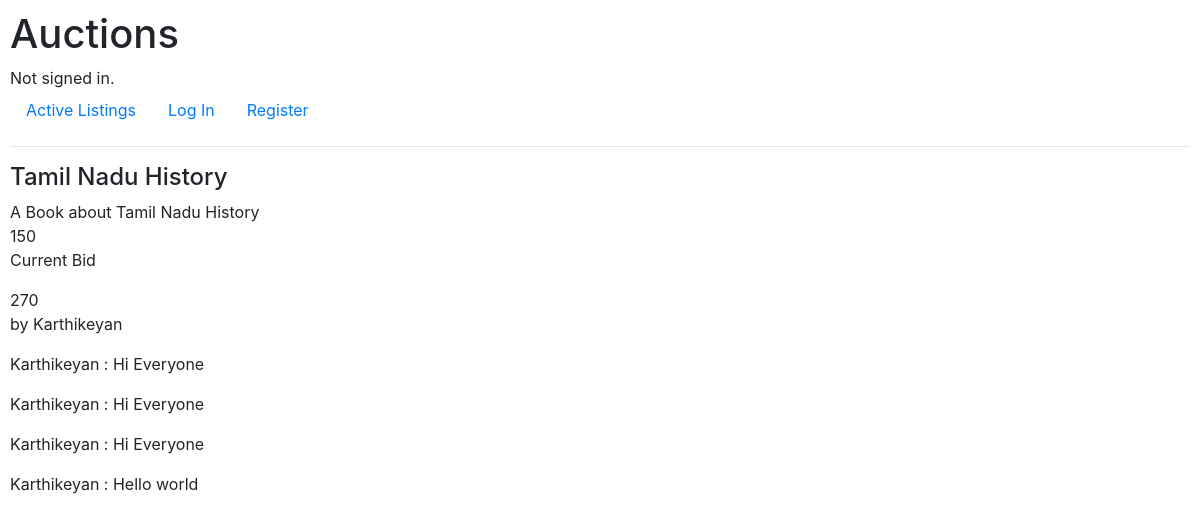
Page /listing/Tamil Nadu History on the earlier database version.
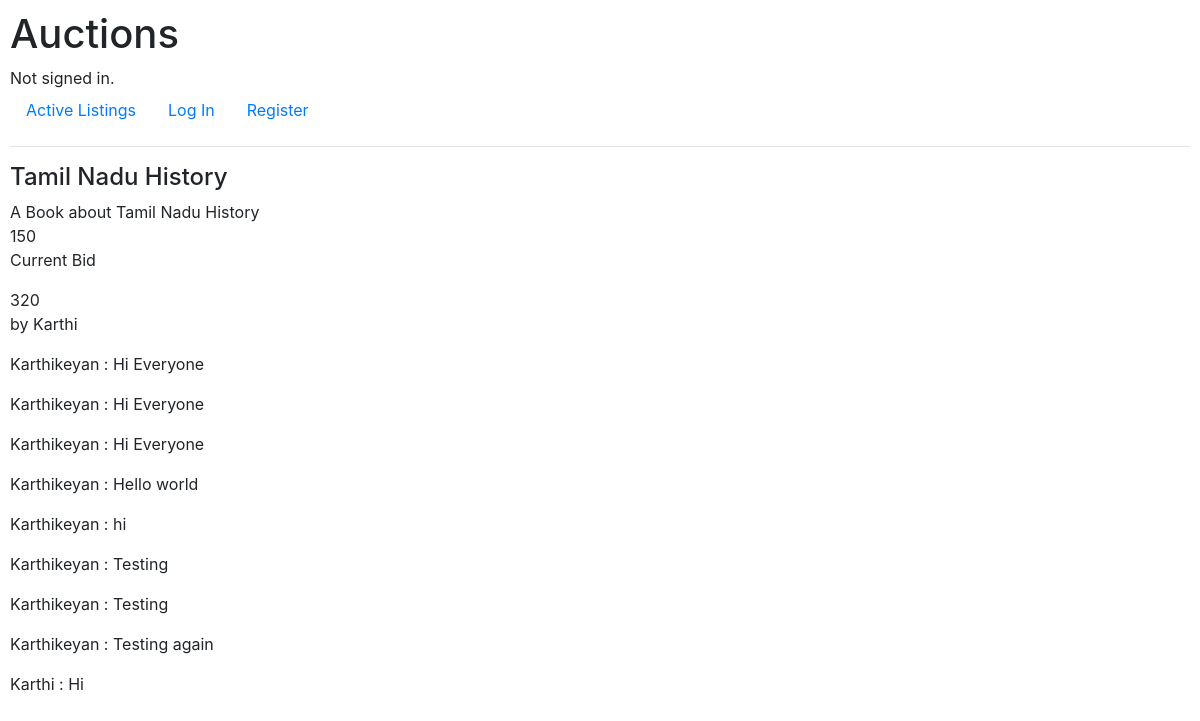
Same page on the later database version.
### auctions/models.py (models this page shows)
class User(AbstractUser):
    pass

class comment(models.Model):
    commented = models.ForeignKey(listing,on_delete=models.CASCADE, null=True, blank=True, related_name="comments")
    commenter = models.ForeignKey(User, related_name="user_name", on_delete=models.CASCADE, null=True)
    comment = models.CharField(max_length=100, null=True)
    def __str__(self):
        return f"{self.commenter} : {self.comment}"

### auctions/views.py (the view)
# urls.py: path("listing/<str:t>", views.list, name="list"),
def list(request, t):
    o = listing.objects.get(title=t)
    inWatchlist = request.user in o.watchlist.all()
    form = BidsForm()
    try:
        cur_item = bid.objects.get(item = o.id)
        curr = cur_item.cur
        by = cur_item.buyer
    except:
        curr = 0
        by = "None"
    comms = comment.objects.filter(commented = o)
    return render(request, "auctions/listings.html", {
        "cur" : curr,
        "listings" : o,
        "watching" : inWatchlist,
        "form" : form,
        "comms" : comms,
        "by" : by
    })

### auctions/templates/auctions/listings.html (shortened to what this page needs)
{% extends 'auctions/layout.html' %}
{%block body %}
<div><h4>{{listings.title}}</h4></div>
<div>{{listings.description}}</div>
<div>{{listings.price}}</div>
<div><p>Current Bid </p>{{cur}}<p> by {{by}}</p></div>
{% for comm in comms %}
<p>{{comm}}</p>
{% empty %}
No comments
{% endfor %}
{% endblock %}

Differences in the rows shown:
no longer on this page (row unchanged): User: username "Karthikeyan"
now on this page (row edited): User: username "Karthi"
added comment: commenter+comment "Karthikeyan : hi"
added comment: commenter+comment "Karthikeyan : Testing"
added comment: commenter+comment "Karthikeyan : Testing"
added comment: commenter+comment "Karthikeyan : Testing again"
added comment: commenter+comment "Karthi : Hi"
Other differences:
{{ cur }}: "270" → "320"
